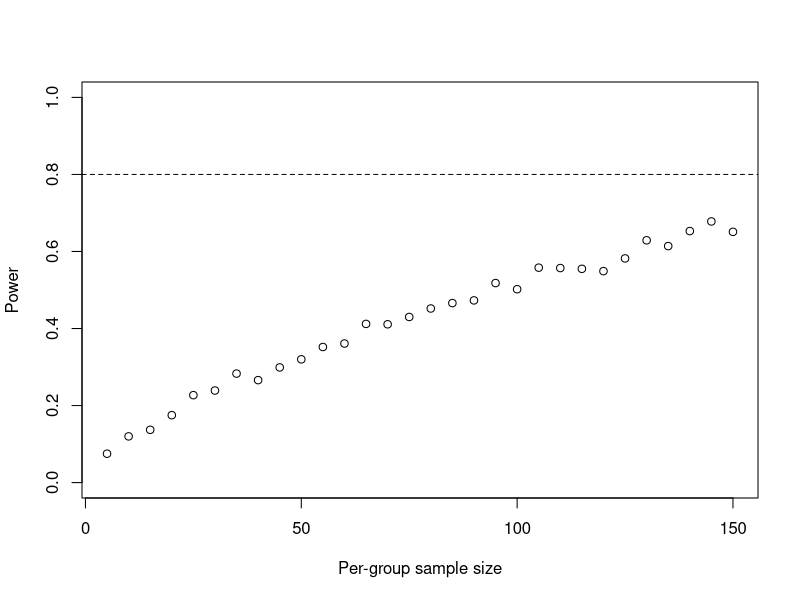

The R source for this figure:
###### Basic simulation-based power analysis for a two-sample t-test


#### 1. Experiment with 2 groups: Mean mass for group 1 = 60 mg
####    (std. dev. = 5 mg)

#### 2. Want to have power to reject null for mean diff. of 2%
####    (alt. hyp. is group 1 individuals are heavier)

#### 3. Simulate 1000 data sets and plot Power (y-axis) vs N (x-axis)
####    (sample sizes in each group 5 to 150, by 5)
####    (assume alpha = 0.05)


## For x-axis: vector of sample sizes (for loop) - 5 to 150
## For y-axis: vector of power values from simulation

## Construct a df with a pre-allocated column for power
power_df <- data.frame(seq(from=5, to=150, by=5),
                       vector(length=length(seq(from=5, to=150, by=5))))

colnames(power_df) <- c("sample_size","power")


## Within the for loop, we iterate over Ns, simulating 1000 tests for each N
set.seed(342)

for(i in 1:length(power_df$sample_size)) {
    pvals <- replicate(n=1000,
                       t.test(rnorm(n=power_df[i,1], mean=60, sd=5),
                              rnorm(n=power_df[i,1], mean=58.8, sd=5),
                              alternative = "greater")$p.value)
  
    #power calc.
    power_df[i,2] <- sum(pvals<0.05)/length(pvals)
}


plot(x=power_df$sample_size, y=power_df$power, ylim=c(0,1),
     ylab="Power", xlab="Per-group sample size")

abline(h=0.8, lty="dashed")




## Okay, so even with Ns of 150 we don't get to a power of 0.8
## Let's repeat the simulations, but with group std. devs of 3.

## Also, include 3 additional power relationships to the plot,
## one for alpha=0.01, one for alpha=0.005, and one for alpha=0.001